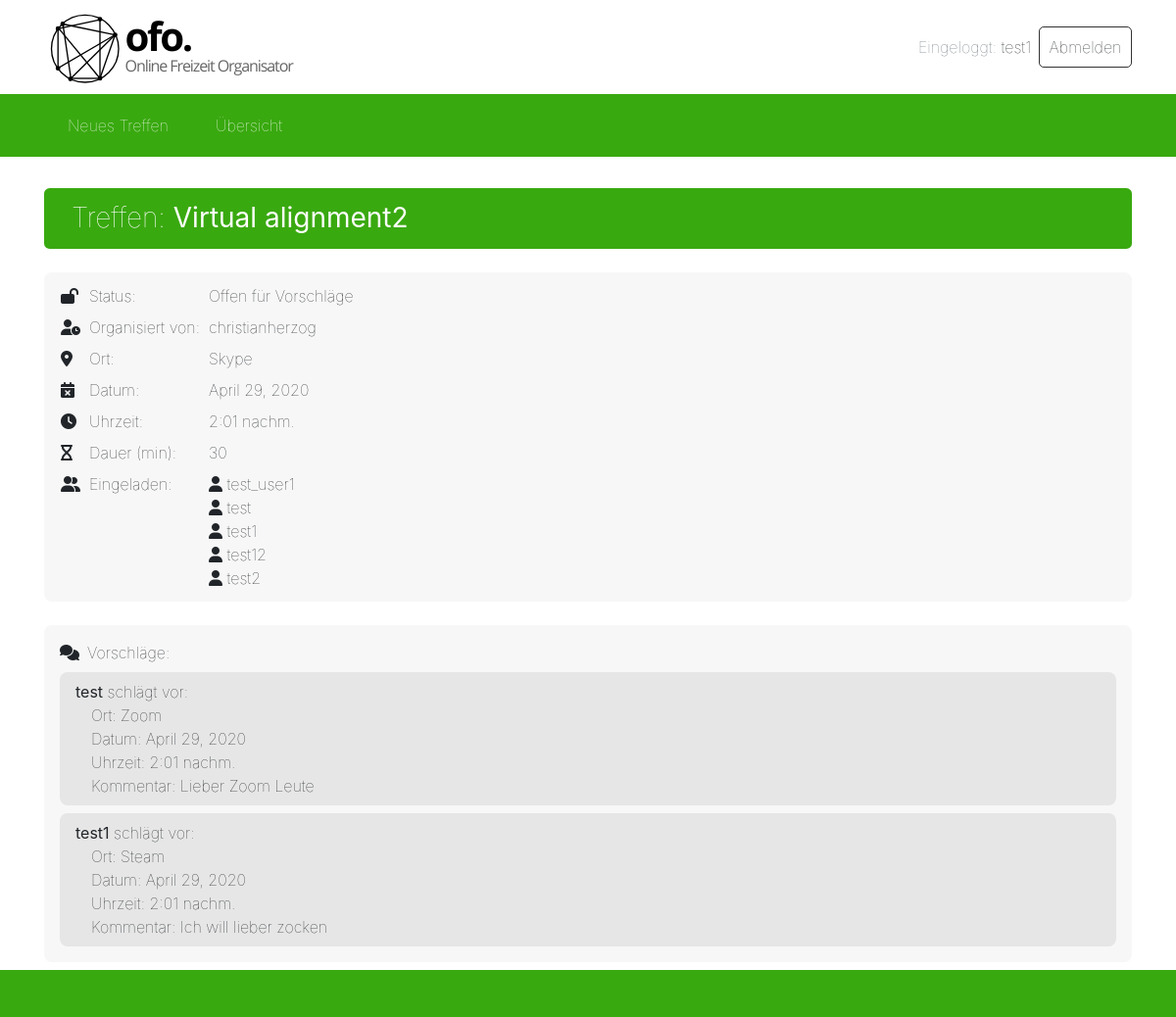
Page /events/22/ (signed in) on the committed database.
### events/models.py (models this page shows, shortened)
class Event(models.Model):
    title = models.CharField(max_length=100)  # title/short description of the event
    organisator = models.ForeignKey(User, on_delete=models.CASCADE, related_name='organisator')  # user that created
    status = models.ForeignKey(Status, on_delete=models.CASCADE)  # status can be OPEN or DECIDED
    date = models.DateField()  # date of the event
    time = models.TimeField()  # time of the event
    duration = models.IntegerField() # duration in minutes
    place = models.CharField(max_length=100)  # place of the event
    guests = models.ManyToManyField(User, related_name='guests')   # many to many field for all the users that are
    comment = models.CharField(max_length=200)  # comment that is given from the organisator when he determines
    def get_event_status_str(self):
        if self.status.status == STATUS_OPEN:
            return 'Offen für Vorschläge'
        else:
            return 'Termin festgelegt'
    def event_is_open(self):
        if self.status.status == STATUS_OPEN:
            return True
        else:
            return False

class Status(models.Model):
    STATUS = (
        (STATUS_OPEN, 'OPEN'),
        (STATUS_DECIDED, 'DECIDED')
    )
    status = models.IntegerField(choices=STATUS)

class Proposal(models.Model):
    event = models.ForeignKey(Event, on_delete=models.CASCADE)  # the key of the event to which this proposal belongs
    date = models.DateField()  # proposed date
    time = models.TimeField()  # proposed time
    place = models.CharField(max_length=100)  # proposed place
    comment = models.CharField(max_length=200)  # custom comment from the user
    author = models.ForeignKey(User, on_delete=models.CASCADE, related_name='author_user')  # the key of the user

### events/views.py (the view)
# urls.py: path('<int:event_id>/', views.detail, name='detail'),
@login_required(login_url='/login')  # login is required for showing the details of an event
def detail(request, event_id):
    try:
        event = Event.objects.get(pk=event_id)
    except Event.DoesNotExist:
        return redirect('overview')
    if event.organisator == request.user:
        is_organisator = True
    else:
        is_organisator = False
    if is_organisator and event.status.status == STATUS_OPEN:
        if request.method == 'POST':
            determine_event_form = DetermineEventForm(request.POST)
            if determine_event_form.is_valid():
                event.status = Status.objects.get(status=STATUS_DECIDED)
                event.date = determine_event_form.cleaned_data['date']
                event.time = determine_event_form.cleaned_data['time']
                event.place = determine_event_form.cleaned_data['place']
                event.comment = determine_event_form.cleaned_data['comment']
                event.save()
                event.refresh_from_db()
                determine_event_form = None
        else:
            determine_event_form = DetermineEventForm()
    else:
        determine_event_form = None
    try:
        Proposal.objects.filter(event=event).get(author=request.user)
        user_did_proposal = True
    except Proposal.DoesNotExist:
        user_did_proposal = False
    if not is_organisator and not user_did_proposal and event.status.status == STATUS_OPEN:
        if request.method == 'POST':
            proposal_form = ProposalForm(request.POST)
            if proposal_form.is_valid():
                new_proposal = Proposal.objects.create(event=event, date=proposal_form.cleaned_data['date'],
                                                       time=proposal_form.cleaned_data['time'],
                                                       place=proposal_form.cleaned_data['place'],
                                                       comment=proposal_form.cleaned_data['comment'],
                                                       author=request.user)
                user_did_proposal = True
        else:
            proposal_form = ProposalForm()
    else:
        proposal_form = None
    status = 'Offen für Vorschläge' if event.status == Status.objects.get(status=STATUS_OPEN) else 'Termin festgelegt'
    proposals = Proposal.objects.filter(event=event)
    guests = event.guests.all()
    context = {'proposal_form': proposal_form, 'determine_event_form': determine_event_form,
               'is_organisator': is_organisator, 'user_did_proposal': user_did_proposal,
               'event': event, 'guests': guests, 'status': status, 'proposals': proposals,
               'is_open_for_proposals': event.status.status == STATUS_OPEN}
    template = loader.get_template('events/events_detail.html')
    return HttpResponse(template.render(context, request))

### events/templates/events/events_detail.html (shortened to what this page needs)
{% extends "base.html" %}
{% block head_css_page %}
  {% load static %}
  <link rel="stylesheet" type="text/css" href="{% static 'events/css/styles.css' %}">
{% endblock head_css_page %}
{% block content %}
  <h3 class="mb-4 table-header">Treffen: <strong>{{ event.title }}</strong></h3>
  <div class="event-infos">
    <table>
      <tr>
        <td class="pt-1 pb-1">
          {% if event.event_is_open %}
            <i class="fas fa-lock-open" title="Offen für Vorschläge"></i>
          {% else %}
            <i class="fas fa-lock" title="Termin festgelegt"></i>
          {% endif %}
        </td>
        <td class="pt-1 pb-1 pl-2">Status:</td>
        <td class="pt-1 pb-1 pl-2">{{ event.get_event_status_str }}</td>
      </tr>
      <tr>
        <td class="pt-1 pb-1">
          <i class="fas fa-user-clock"></i>
        </td>
        <td class="pt-1 pb-1 pl-2">Organisiert von:</td>
        <td class="pt-1 pb-1 pl-2">{{ event.organisator.username }}</td>
      </tr>
      <tr>
        <td class="pt-1 pb-1">
          <i class="fas fa-map-marker-alt"></i>
        </td>
        <td class="pt-1 pb-1 pl-2">Ort:</td>
        <td class="pt-1 pb-1 pl-2">{{ event.place }}</td>
      </tr>
      <tr>
        <td class="pt-1 pb-1">
          <i class="fas fa-calendar-times"></i>
        </td>
        <td class="pt-1 pb-1 pl-2">Datum:</td>
        <td class="pt-1 pb-1 pl-2">{{ event.date }}</td>
      </tr>
      <tr>
        <td class="pt-1 pb-1">
          <i class="fas fa-clock"></i>
        </td>
        <td class="pt-1 pb-1 pl-2">Uhrzeit:</td>
        <td class="pt-1 pb-1 pl-2">{{ event.time }}</td>
      </tr>
      <tr>
        <td class="pt-1 pb-1">
          <i class="fas fa-hourglass"></i>
        </td>
        <td class="pt-1 pb-1 pl-2">Dauer (min):</td>
        <td class="pt-1 pb-1 pl-2">{{ event.duration }}</td>
      </tr>
      <tr>
        <td class="pt-1 pb-1" style="vertical-align: top;">
          <i class="fas fa-user-friends"></i>
        </td>
        <td class="pt-1 pb-1 pl-2" style="vertical-align: top;">Eingeladen:</td>
        <td class="pt-1 pb-1 pl-2">
          {% for guest in guests %}
            <i class="fas fa-user"></i> {{ guest.username }}<br>
          {% endfor %}
        </td>
      </tr>
    </table>
  </div>
  <div class="mt-4 proposals">
    <i class="fas fa-comments"></i><span class="pl-2">Vorschläge:</span>
    <div class="mt-2">
    {% if not proposals %}
      Es gibt noch keine Vorschläge.
    {% else %}
      {% for proposal in proposals %}
        {% include "events/events_detail_proposal_partial.html" %}
      {% endfor %}
    {% endif %}
    </div>
  </div>
{% endblock content %}

### templates/base.html (shortened to what this page needs)
<!DOCTYPE html>
<html>
<head>
    {% block head_css %}
        {% block head_css_site %}
            <link rel="stylesheet" href="https://stackpath.bootstrapcdn.com/bootstrap/4.4.1/css/bootstrap.min.css">
            {% load static %}
            <link rel="stylesheet" type="text/css" href="{% static 'base.css' %}">
            <link rel="stylesheet" type="text/css" href="{% static 'header.css' %}">
        {% endblock head_css_site %}
        {% block head_css_page %}
        {% endblock head_css_page %}
    {% endblock head_css %}
</head>
<body>
    <div class="container-fluid headerbar">
        <div class="container d-flex align-items-center">
        {% block logo %}
            <div style="flex: 1;">
                <img class="logo" src="{% static 'logo_183_55.svg' %}">
            </div>
        {% endblock logo %}
        {% block header %}
            {% if request.user.is_authenticated %}
                <div class="d-flex login-buttons logout-buttons">
                    <div class="d-flex align-items-center mr-2"><span class="text-secondary">Eingeloggt:&nbsp;</span><span>{{ request.user.username }}</span></div>
                    <a href="/logout" class="logout">Abmelden</a>
                </div>
            {% else %}
               <div class="d-flex login-buttons">
                    <a href="/login">Login</a>
                    <a href="/signup">Registrieren</a>
                </div>
            {% endif %}
        {% endblock header %}
        </div>
    </div>
    <div class="container-fluid menubar">
        <div class="container d-flex flex-row align-items-center">
        {% block menu %}
            <a href="/events/new">
                Neues Treffen
            </a>
            <a href="/events">
                Übersicht
            </a>
        {% endblock menu %}
        </div>
    </div>
    <div class="container">
        {% block content %}
        {% endblock content %}
    </div>
    <div class="container-fluid footer">
    </div>
</body>
</html>

### events/templates/events/events_detail_proposal_partial.html
<div class="proposal mt-2">
  <div>
    <strong>{{ proposal.author.username }}</strong> schlägt vor:
  </div>
  <div class="proposal-details">
    <div>Ort: {{ proposal.place }}</div>
    <div>Datum: {{ proposal.date }}</div>
    <div>Uhrzeit: {{ proposal.time }}</div>
    <div>Kommentar: {{ proposal.comment }}</div>
  </div>
</div>

### static/base.css (style rules this page uses)
body { min-height: 100vh; padding-bottom: 3em; position: relative; }
.footer { position: absolute; bottom: 0; background-color: #39a910; height: 3em; }

### static/header.css (style rules this page uses)
.headerbar { background-color: white; font-weight: lighter; }
.headerbar > .container { height: 6em; }
.logo { height: 5em; width: auto; }
.menubar { font-weight: lighter; background-color: #39a910; }
.menubar > .container { height: 4em; margin-bottom: 2em; }
.login-buttons a { text-decoration: none; color: inherit; border: 1px solid rgba(0, 0, 0, 0.8); border-radius: 5px; padding: 0.5em 0.6em; transition: 0.3s ease; }
.menubar a { padding: 0 1.5em; color: white; text-decoration: none; line-height: 4em; height: 100%; transition: 0.3s ease; font-weight: lighter; }

### events/static/events/css/styles.css (style rules this page uses)
.event-infos { background-color: rgb(247, 247, 247); border-radius: 0.5em; margin-bottom: 0.5em; padding: 0.5em 1em; font-weight: lighter; }
.event-infos tr { margin-bottom: 4em; }
h3.table-header { background-color: #39a910; color: white; font-weight: lighter; padding: 0.5em 1em; border-radius: 0.2em; }
.proposals { background-color: rgb(247, 247, 247); border-radius: 0.5em; margin-bottom: 0.5em; padding: 1em 1em; font-weight: lighter; }
.proposal { background-color: rgb(230, 230, 230); padding: 0.5em 1em; border-radius: 0.5em; }
.proposal-details { padding-left: 1em; }

### rows in the picture
Event: title "Virtual alignment2", get_event_status_str "Offen für Vorschläge", organisator.username "christianherzog", place "Skype", date "April 29, 2020", time "2:01 nachm.", duration "30"
Proposal: author.username "test", place "Zoom", date "April 29, 2020", time "2:01 nachm.", comment "Lieber Zoom Leute"
Proposal: author.username "test1", place "Steam", date "April 29, 2020", time "2:01 nachm.", comment "Ich will lieber zocken"

### other values in the picture
{{ request.user.username }} "test1"
{{ guest.username }} "test_user1"
{{ guest.username }} "test"
{{ guest.username }} "test1"
{{ guest.username }} "test12"
{{ guest.username }} "test2"
